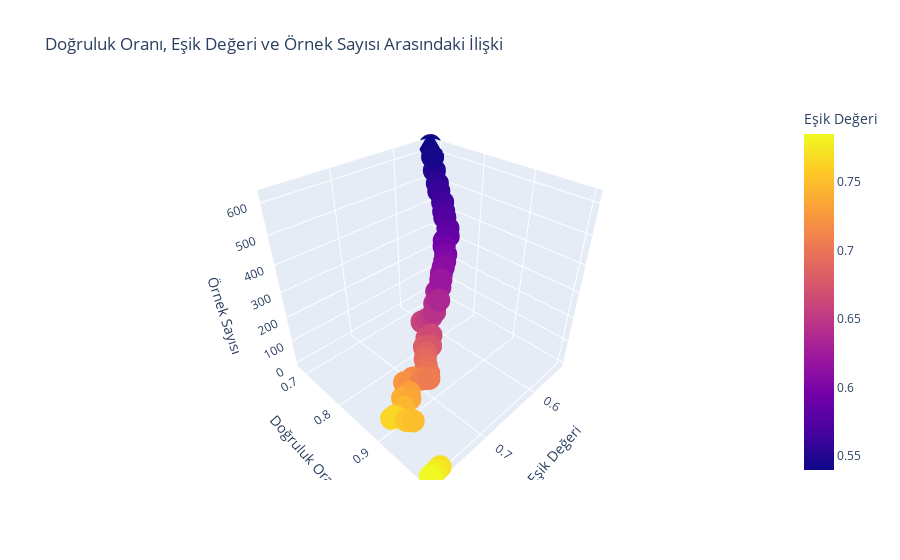

Notebook cell for this chart:
### Markdown cell above
### 1 Sınıfı İçin

### Code cell
import matplotlib.pyplot as plt
import seaborn as sns

sonuclar = yuzdeler(f,test_data,"ENERGY_SURPLUS","target_direction").head(50)


# Doğruluk oranı (Yüzde) ve Eşik (Thresh) değerlerine göre bir çizgi grafiği oluşturma
plt.figure(figsize=(10, 5))
sns.lineplot(x='Thresh', y='Yüzde', data=sonuclar)
plt.title("Doğruluk Oranı vs Eşik Değeri")
plt.xlabel("Eşik Değeri")
plt.ylabel("Doğruluk Oranı")
plt.show()

# Doğruluk oranı (Yüzde) ve Örnek Sayısı (Len) arasındaki ilişkiyi gösteren bir dağılım grafiği oluşturma
plt.figure(figsize=(10, 5))
sns.scatterplot(x='Len', y='Yüzde', data=sonuclar)
plt.title("Doğruluk Oranı vs Örnek Sayısı")
plt.xlabel("Örnek Sayısı")
plt.ylabel("Doğruluk Oranı")
plt.show()

# Doğruluk oranı (Yüzde), Eşik (Thresh) değeri ve Örnek Sayısı (Len) arasındaki 3D ilişkiyi gösteren bir görsel
from mpl_toolkits.mplot3d import Axes3D

fig = plt.figure(figsize=(10, 7))
ax = fig.add_subplot(111, projection='3d')

x = sonuclar['Thresh']
y = sonuclar['Yüzde']
z = sonuclar['Len']

ax.scatter(x, y, z, c='r', marker='o')

ax.set_xlabel("Eşik Değeri")
ax.set_ylabel("Doğruluk Oranı")
ax.set_zlabel("Örnek Sayısı")
plt.title("Doğruluk Oranı, Eşik Değeri ve Örnek Sayısı Arasındaki İlişki")
plt.show()


import plotly.express as px

fig = px.scatter_3d(sonuclar, x='Thresh', y='Yüzde', z='Len', color='Thresh',
                    labels={'Thresh': 'Eşik Değeri', 'Yüzde': 'Doğruluk Oranı', 'Len': 'Örnek Sayısı'},
                    title="Doğruluk Oranı, Eşik Değeri ve Örnek Sayısı Arasındaki İlişki")

fig.show()

### Figure 1 — Plotly figure (JSON) as saved in the notebook; plotly's stock layout.template omitted (floating-point values rounded to 4 significant figures)
{"data": [{"hovertemplate": "Eşik Değeri=%{marker.color}<br>Doğruluk Oranı=%{y}<br>Örnek Sayısı=%{z}<extra></extra>", "legendgroup": "", "marker": {"color": [0.785, 0.78, 0.775, 0.77, 0.765, 0.76, 0.755, 0.75, 0.745, 0.74, 0.735, 0.73, 0.725, 0.72, 0.715, 0.71, 0.705, 0.7, 0.695, 0.69, 0.685, 0.68, 0.675, 0.67, 0.665, 0.66, 0.655, 0.65, 0.645, 0.64, 0.635, 0.63, 0.625, 0.62, 0.615, 0.61, 0.605, 0.6, 0.595, 0.59, 0.585, 0.58, 0.575, 0.57, 0.565, 0.56, 0.555, 0.55, 0.545, 0.54], "coloraxis": "coloraxis", "symbol": "circle"}, "mode": "markers", "name": "", "scene": "scene", "showlegend": false, "type": "scatter3d", "x": [0.785, 0.78, 0.775, 0.77, 0.765, 0.76, 0.755, 0.75, 0.745, 0.74, 0.735, 0.73, 0.725, 0.72, 0.715, 0.71, 0.705, 0.7, 0.695, 0.69, 0.685, 0.68, 0.675, 0.67, 0.665, 0.66, 0.655, 0.65, 0.645, 0.64, 0.635, 0.63, 0.625, 0.62, 0.615, 0.61, 0.605, 0.6, 0.595, 0.59, 0.585, 0.58, 0.575, 0.57, 0.565, 0.56, 0.555, 0.55, 0.545, 0.54], "y": [1, 1, 1, 1, 0.889, 0.889, 0.909, 0.917, 0.889, 0.879, 0.889, 0.881, 0.863, 0.87, 0.869, 0.884, 0.893, 0.886, 0.874, 0.865, 0.86, 0.85, 0.858, 0.843, 0.846, 0.818, 0.825, 0.828, 0.829, 0.823, 0.826, 0.815, 0.816, 0.812, 0.807, 0.805, 0.802, 0.798, 0.788, 0.782, 0.785, 0.778, 0.764, 0.755, 0.746, 0.73, 0.72, 0.706, 0.695, 0.683], "z": [1, 2, 3, 5, 9, 9, 11, 12, 18, 33, 36, 42, 51, 54, 61, 69, 75, 79, 87, 96, 107, 113, 120, 127, 136, 154, 166, 174, 187, 209, 219, 238, 250, 271, 285, 303, 318, 336, 354, 367, 381, 401, 428, 440, 464, 492, 511, 547, 587, 618]}], "layout": {"coloraxis": {"colorbar": {"title": {"text": "Eşik Değeri"}}, "colorscale": [[0, "#0d0887"], [0.1111, "#46039f"], [0.2222, "#7201a8"], [0.3333, "#9c179e"], [0.4444, "#bd3786"], [0.5556, "#d8576b"], [0.6667, "#ed7953"], [0.7778, "#fb9f3a"], [0.8889, "#fdca26"], [1, "#f0f921"]]}, "legend": {"tracegroupgap": 0}, "scene": {"domain": {"x": [0, 1], "y": [0, 1]}, "xaxis": {"title": {"text": "Eşik Değeri"}}, "yaxis": {"title": {"text": "Doğruluk Oranı"}}, "zaxis": {"title": {"text": "Örnek Sayısı"}}}, "title": {"text": "Doğruluk Oranı, Eşik Değeri ve Örnek Sayısı Arasındaki İlişki"}}}
